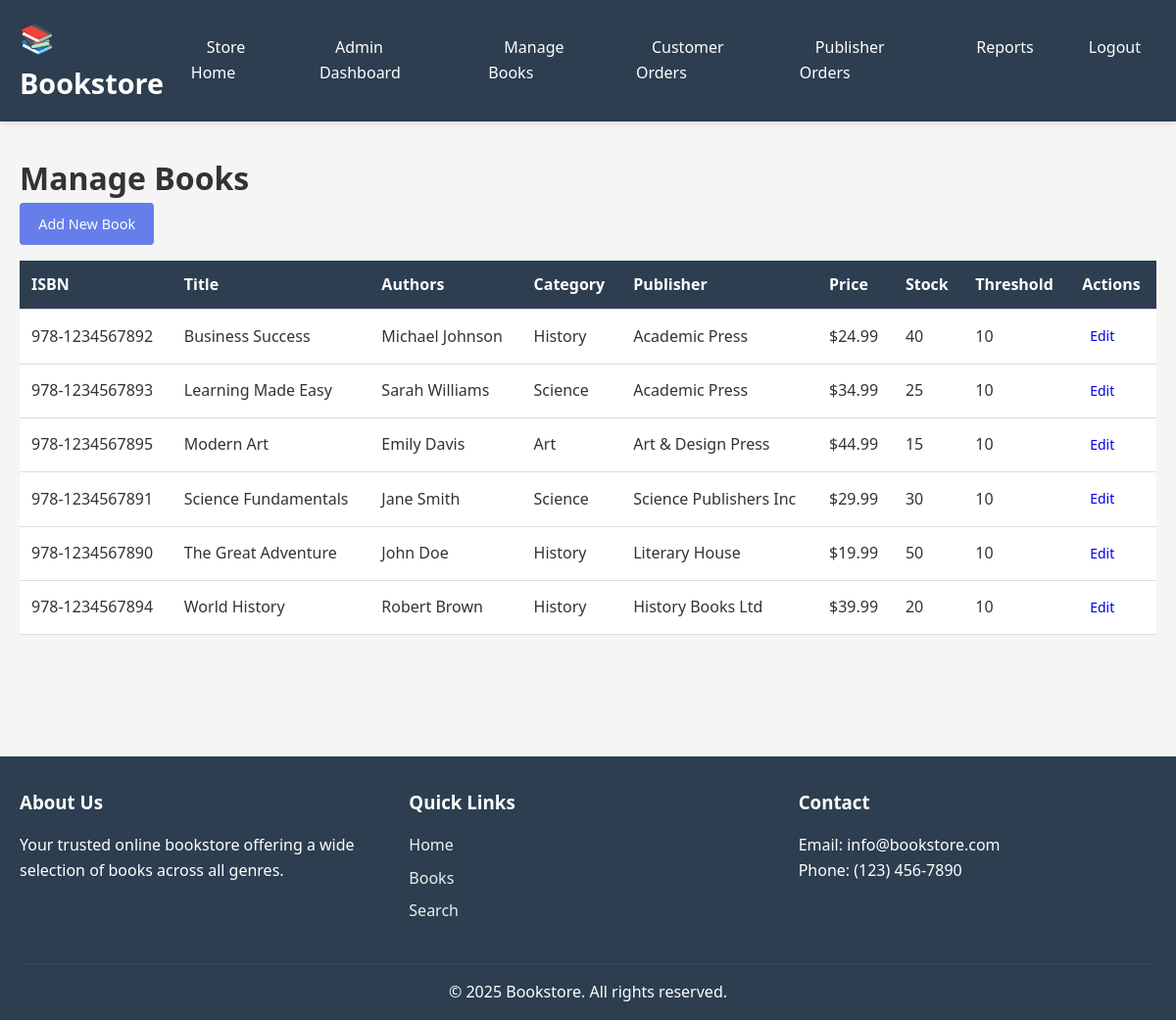
Page /admin/books.php (signed in) on the committed database.
### tables this page shows
CREATE TABLE IF NOT EXISTS books (
    book_id INT AUTO_INCREMENT PRIMARY KEY,
    isbn VARCHAR(20) UNIQUE,
    title VARCHAR(255) NOT NULL,
    category_id INT NOT NULL,
    publisher_id INT NOT NULL,
    price DECIMAL(10, 2) NOT NULL,
    stock_quantity INT DEFAULT 0,
    threshold INT DEFAULT 10,
    description TEXT,
    image_url VARCHAR(255),
    publication_year YEAR,
    created_at TIMESTAMP DEFAULT CURRENT_TIMESTAMP,
    updated_at TIMESTAMP DEFAULT CURRENT_TIMESTAMP ON UPDATE CURRENT_TIMESTAMP,
    FOREIGN KEY (category_id) REFERENCES categories(category_id) ON DELETE CASCADE,
    FOREIGN KEY (publisher_id) REFERENCES publishers(publisher_id) ON DELETE CASCADE,
    INDEX idx_title (title),
    INDEX idx_category (category_id),
    INDEX idx_publisher (publisher_id),
    INDEX idx_isbn (isbn)
);

CREATE TABLE IF NOT EXISTS categories (
    category_id INT AUTO_INCREMENT PRIMARY KEY,
    category_name VARCHAR(100) NOT NULL UNIQUE,
    description TEXT,
    created_at TIMESTAMP DEFAULT CURRENT_TIMESTAMP
);

CREATE TABLE IF NOT EXISTS publishers (
    publisher_id INT AUTO_INCREMENT PRIMARY KEY,
    publisher_name VARCHAR(200) NOT NULL,
    address TEXT,
    telephone VARCHAR(20),
    created_at TIMESTAMP DEFAULT CURRENT_TIMESTAMP
);

### admin/books.php (the view, shortened to what this page needs)
<?php
$conn = getDBConnection();
$action = $_GET['action'] ?? 'list';
$book_id = isset($_GET['id']) ? (int)$_GET['id'] : 0;
$categories = $conn->query("SELECT * FROM categories ORDER BY category_name")->fetch_all(MYSQLI_ASSOC);
$publishers = $conn->query("SELECT * FROM publishers ORDER BY publisher_name")->fetch_all(MYSQLI_ASSOC);
$authors = $conn->query("SELECT * FROM authors ORDER BY author_name")->fetch_all(MYSQLI_ASSOC);
$book = null;
$book_authors = [];
$books = [];
if ($action == 'list') {
    $sql = "SELECT b.*, c.category_name, p.publisher_name,
            GROUP_CONCAT(a.author_name SEPARATOR ', ') as authors
            FROM books b
            JOIN categories c ON b.category_id = c.category_id
            JOIN publishers p ON b.publisher_id = p.publisher_id
            LEFT JOIN book_authors ba ON b.book_id = ba.book_id
            LEFT JOIN authors a ON ba.author_id = a.author_id
            GROUP BY b.book_id
            ORDER BY b.title";
    $books = $conn->query($sql)->fetch_all(MYSQLI_ASSOC);
}
include '../includes/header.php';
?>
<div class="container">
    <h1>Manage Books</h1>
    <?php if ($action == 'add' || $action == 'edit'): ?>
        <h2><?php echo $action == 'add' ? 'Add New Book' : 'Edit Book'; ?></h2>
        <form method="POST" action="books.php">
            <input type="hidden" name="action" value="<?php echo $action == 'add' ? 'add' : 'update'; ?>">
            <?php if ($action == 'edit'): ?>
                <input type="hidden" name="book_id" value="<?php echo $book_id; ?>">
            <?php endif; ?>
            <div class="form-group">
                <label for="isbn">ISBN</label>
                <input type="text" id="isbn" name="isbn" value="<?php echo htmlspecialchars($book['isbn'] ?? ''); ?>">
            </div>
            <div class="form-group">
                <label for="title">Title *</label>
                <input type="text" id="title" name="title" value="<?php echo htmlspecialchars($book['title'] ?? ''); ?>" required>
            </div>
            <div class="form-group">
                <label for="category_id">Category *</label>
                <select id="category_id" name="category_id" required>
                    <option value="">Select Category</option>
                    <?php foreach ($categories as $cat): ?>
                        <option value="<?php echo $cat['category_id']; ?>" <?php echo (isset($book['category_id']) && $book['category_id'] == $cat['category_id']) ? 'selected' : ''; ?>>
                            <?php echo htmlspecialchars($cat['category_name']); ?>
                        </option>
                    <?php endforeach; ?>
                </select>
            </div>
            <div class="form-group">
                <label for="publisher_id">Publisher *</label>
                <select id="publisher_id" name="publisher_id" required>
                    <option value="">Select Publisher</option>
                    <?php foreach ($publishers as $pub): ?>
                        <option value="<?php echo $pub['publisher_id']; ?>" <?php echo (isset($book['publisher_id']) && $book['publisher_id'] == $pub['publisher_id']) ? 'selected' : ''; ?>>
                            <?php echo htmlspecialchars($pub['publisher_name']); ?>
                        </option>
                    <?php endforeach; ?>
                </select>
            </div>
            <div class="form-group">
                <label for="author_ids">Authors *</label>
                <select id="author_ids" name="author_ids[]" multiple required>
                    <?php foreach ($authors as $author): ?>
                        <option value="<?php echo $author['author_id']; ?>" <?php echo in_array($author['author_id'], $book_authors) ? 'selected' : ''; ?>>
                            <?php echo htmlspecialchars($author['author_name']); ?>
                        </option>
                    <?php endforeach; ?>
                </select>
                <small>Hold Ctrl/Cmd to select multiple authors</small>
            </div>
            <div class="form-group">
                <label for="price">Price *</label>
                <input type="number" id="price" name="price" step="0.01" min="0" value="<?php echo $book['price'] ?? ''; ?>" required>
            </div>
            <div class="form-group">
                <label for="stock_quantity">Stock Quantity *</label>
                <input type="number" id="stock_quantity" name="stock_quantity" min="0" value="<?php echo $book['stock_quantity'] ?? 0; ?>" required>
            </div>
            <div class="form-group">
                <label for="threshold">Threshold (Minimum Stock) *</label>
                <input type="number" id="threshold" name="threshold" min="0" value="<?php echo $book['threshold'] ?? 10; ?>" required>
            </div>
            <div class="form-group">
                <label for="publication_year">Publication Year</label>
                <input type="number" id="publication_year" name="publication_year" min="1000" max="9999" value="<?php echo $book['publication_year'] ?? date('Y'); ?>">
            </div>
            <div class="form-group">
                <label for="description">Description</label>
                <textarea id="description" name="description" rows="5"><?php echo htmlspecialchars($book['description'] ?? ''); ?></textarea>
            </div>
            <button type="submit" class="btn btn-primary"><?php echo $action == 'add' ? 'Add Book' : 'Update Book'; ?></button>
            <a href="books.php" class="btn btn-secondary">Cancel</a>
        </form>
    <?php else: ?>
        <div style="margin-bottom: 1rem;">
            <a href="books.php?action=add" class="btn btn-primary">Add New Book</a>
        </div>
        <table class="admin-table">
            <thead>
                <tr>
                    <th>ISBN</th>
                    <th>Title</th>
                    <th>Authors</th>
                    <th>Category</th>
                    <th>Publisher</th>
                    <th>Price</th>
                    <th>Stock</th>
                    <th>Threshold</th>
                    <th>Actions</th>
                </tr>
            </thead>
            <tbody>
                <?php if (empty($books)): ?>
                    <tr>
                        <td colspan="9">No books found.</td>
                    </tr>
                <?php else: ?>
                    <?php foreach ($books as $b): ?>
                        <tr>
                            <td><?php echo htmlspecialchars($b['isbn'] ?? 'N/A'); ?></td>
                            <td><?php echo htmlspecialchars($b['title']); ?></td>
                            <td><?php echo htmlspecialchars($b['authors'] ?? 'N/A'); ?></td>
                            <td><?php echo htmlspecialchars($b['category_name']); ?></td>
                            <td><?php echo htmlspecialchars($b['publisher_name']); ?></td>
                            <td>$<?php echo number_format($b['price'], 2); ?></td>
                            <td><?php echo $b['stock_quantity']; ?></td>
                            <td><?php echo $b['threshold']; ?></td>
                            <td>
                                <a href="books.php?action=edit&id=<?php echo $b['book_id']; ?>" class="btn btn-small">Edit</a>
                            </td>
                        </tr>
                    <?php endforeach; ?>
                <?php endif; ?>
            </tbody>
        </table>
    <?php endif; ?>
</div>
<?php
include '../includes/footer.php';
?>

### assets/css/style.css (style rules this page uses)
* { margin: 0; padding: 0; box-sizing: border-box; }
body { font-family: 'Segoe UI', Tahoma, Geneva, Verdana, sans-serif; line-height: 1.6; color: #333; background-color: #f5f5f5; }
.container { max-width: 1200px; margin: 0 auto; padding: 0 20px; }
.btn { padding: 0.6rem 1.2rem; border: none; border-radius: 4px; text-decoration: none; display: inline-block; cursor: pointer; transition: background-color 0.3s; font-size: 0.9rem; }
.btn-primary { background-color: #667eea; color: white; }

### admin/books.php (style rules this page uses)
.admin-table { width: 100%; background: white; border-collapse: collapse; margin-top: 1rem; }
.admin-table th, .admin-table td { padding: 0.75rem; text-align: left; border-bottom: 1px solid #ddd; }
.admin-table th { background-color: #2c3e50; color: white; }
.btn-small { padding: 0.25rem 0.5rem; font-size: 0.875rem; }

### rows in the picture
books: isbn "978-1234567892", title "Business Success", authors "Michael Johnson", category.category_name "History", publisher.publisher_name "Academic Press", price "24.99", stock_quantity "40", threshold "10"
books: isbn "978-1234567893", title "Learning Made Easy", authors "Sarah Williams", category.category_name "Science", publisher.publisher_name "Academic Press", price "34.99", stock_quantity "25", threshold "10"
books: isbn "978-1234567895", title "Modern Art", authors "Emily Davis", category.category_name "Art", publisher.publisher_name "Art & Design Press", price "44.99", stock_quantity "15", threshold "10"
books: isbn "978-1234567891", title "Science Fundamentals", authors "Jane Smith", category.category_name "Science", publisher.publisher_name "Science Publishers Inc", price "29.99", stock_quantity "30", threshold "10"
books: isbn "978-1234567890", title "The Great Adventure", authors "John Doe", category.category_name "History", publisher.publisher_name "Literary House", price "19.99", stock_quantity "50", threshold "10"
books: isbn "978-1234567894", title "World History", authors "Robert Brown", category.category_name "History", publisher.publisher_name "History Books Ltd", price "39.99", stock_quantity "20", threshold "10"
